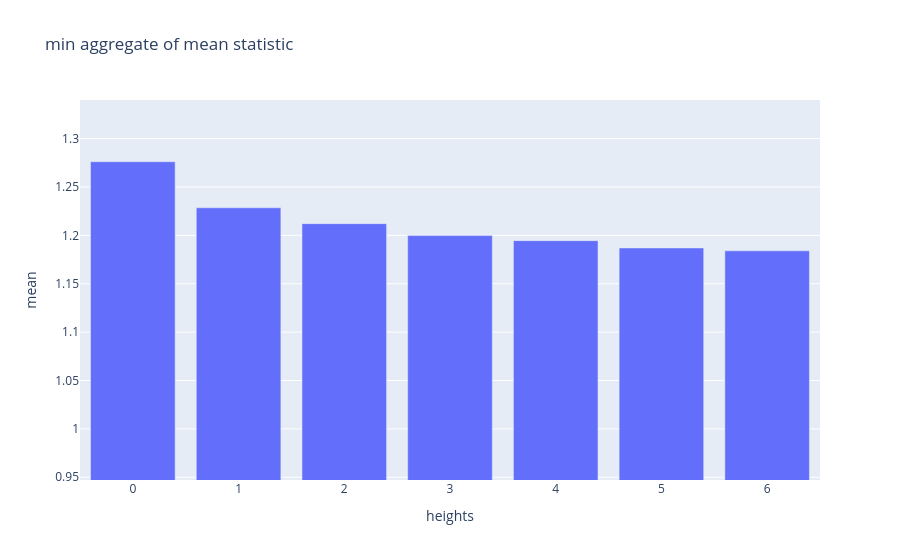

The notebook cell saved with this chart:
### Markdown cell above
The same is true for the median aggregate of the different means.

### Code cell
plots.plot_aggregate_statistics(mon_aggs['mean', 'min'])

### Figure 1 — Plotly figure (JSON) as saved in the notebook; plotly's stock layout.template omitted (floating-point values rounded to 4 significant figures)
{"data": [{"type": "bar", "y": [1.276, 1.228, 1.212, 1.2, 1.195, 1.187, 1.184]}], "layout": {"title": {"text": "min aggregate of mean statistic "}, "xaxis": {"title": {"text": "heights"}}, "yaxis": {"range": [0.9472, 1.34], "title": {"text": "mean"}}}}
